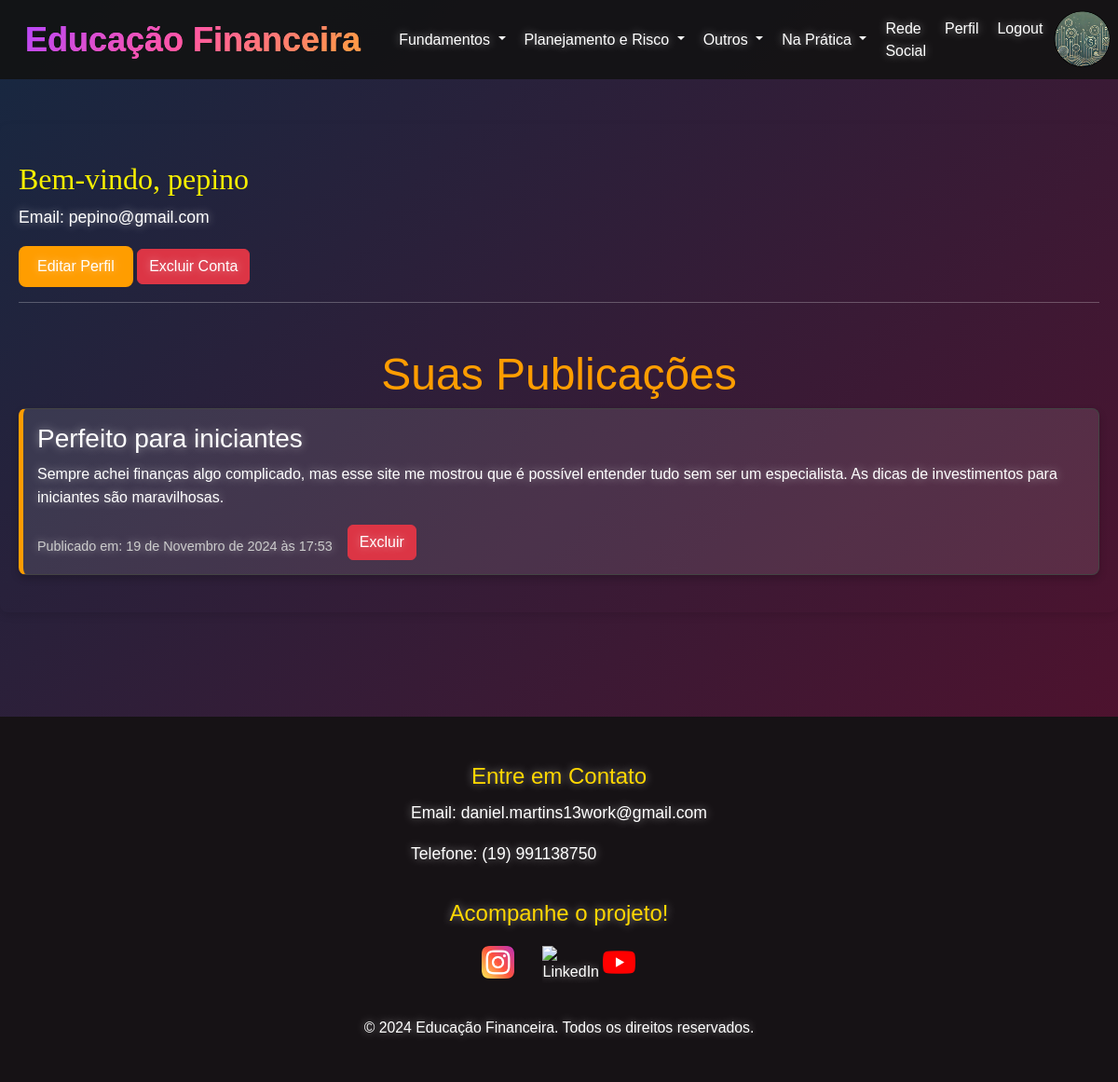
The page /profile/ (signed in) on the database its author committed.
### e_financ/models.py (models this page shows, shortened)
class Publicacao(models.Model):
    titulo = models.CharField(max_length=200)
    conteudo = models.TextField()
    usuario = models.ForeignKey(User, on_delete=models.CASCADE)
    data_publicacao = models.DateTimeField(auto_now_add=True)

### e_financ/views.py (the view)
# urls.py: path('profile/', views.profile_view, name='profile'),
@login_required
def profile_view(request):
    publicacoes = Publicacao.objects.filter(usuario=request.user).order_by('-data_publicacao')
    return render(request, 'profile.html', {'user': request.user, 'publicacoes': publicacoes})

### templates/profile.html (shortened to what this page needs)
{% extends 'base.html' %}
{% block content %}
<div class="container my-5">
    <h2>Bem-vindo, {{ user.username }}</h2>
    <p>Email: {{ user.email }}</p>
    <a href="{% url 'edit_profile' %}" class="btn btn-primary">Editar Perfil</a>
    <a href="{% url 'delete_profile' %}" class="btn btn-danger">Excluir Conta</a>
    <br>
    <hr>
    <h1 class="mt-5">Suas Publicações</h1>
    <ul class="list-unstyled">
        {% for publicacao in publicacoes %}
            <li class="publicacao-item d-flex align-items-start">
                <div>
                    <h3><b>{{ publicacao.titulo }}</b></h3>
                    <p>{{ publicacao.conteudo }}</p>
                    <div class="d-flex align-items-center">
                        <small class="me-3">Publicado em: {{ publicacao.data_publicacao }}</small>
                        <a href="{% url 'delete_publicacao' publicacao.id %}" class="btn btn-danger">Excluir</a>
                    </div>
                </div>
            </li>
        {% endfor %}
    </ul>
</div>
{% endblock %}

### static/style.css (style rules this page uses)
html { height: 100%; background: conic-gradient(from -60deg at 50% calc(100% / 3), #333333 0 120deg, #0000 0), conic-gradient(from 120deg at 50% calc(200% / 3), #333333 0 120deg, #0000 0), conic-gradient(from 60deg at calc(200% / 3), #333333 60deg, #2a2a2a 0 120deg, #0000 0), conic-gradient(from 180deg at calc(100% / 3), #1a1a1a 60deg, #333333 0 120deg, #0000 0), linear-gradient(90deg, #1a1a1a calc(100% / 6), #2a2a2a 0 50%, #1a1a1a 0 calc(500% / 6), #2a2a2a 0); background-size: calc(1.732 * 82px) 82px; }
body { font-family: 'Gotham', sans-serif; font-style: normal; text-align: left; font-weight: 100; color: #ffffff; text-shadow: 0 0 10px rgba(255, 255, 255, 0.5); margin: 0; padding: 0; height: auto; background: linear-gradient(-45deg, #2e4097, #680061, #583314, #4e122e, #162841); background-size: 400% 400%; animation: bg 10s ease infinite; color: #fff; }
body { margin: 0; }
b { font-family: 'Gotham-Bold', sans-serif; font-weight: normal; }
h1 { font-family: 'Gotham-Bold', sans-serif; font-size: 3em; color: #ff9d00; text-align: center; text-shadow: none; }
h2 { font-family: 'Gotham-Medium'; font-size: 2em; margin-top: 20px; color: #f7ef00; text-shadow: none; }
p { line-height: 1.6; font-size: 1.1em; text-align: left; color: #ffffff; }
.list-unstyled { padding-left: 0; list-style: none; }
.btn-primary { background-color: #ff9d00; border: none; transition: background-color 0.3s ease; }
:root { --primary-color: #007bff; --secondary-color: #6c757d; --accent-color: #ff9d00; --background-color: #f8f9fa; --text-color: #343a40; }
.container { max-width: 1200px; margin: 0 auto; padding: 20px; border-radius: 8px; box-shadow: 0 4px 8px rgba(0, 0, 0, 0.1); }
.btn-primary { background-color: var(--primary-color); border: none; color: #ffffff; padding: 10px 20px; border-radius: 4px; transition: background-color 0.3s ease; }
.btn-primary { background-color: #ff9d00; border: none; border-radius: 8px; transition: background-color 0.3s ease, transform 0.3s ease; }
.publicacao-item { border: 1px solid #444444; border-radius: 8px; padding: 15px; margin-bottom: 20px; background-color: rgba(255, 255, 255, 0.1); border-left: 5px solid #ff9d00; box-shadow: 0 4px 8px rgba(0, 0, 0, 0.2); transition: transform 0.3s ease, box-shadow 0.3s ease; }
.publicacao-item p { font-size: 1em; line-height: 1.6; color: #ffffff; }
.publicacao-item small { display: block; margin-top: 10px; color: #cccccc; font-size: 0.9em; }

### rows shown on the page
Publicacao: titulo "Perfeito para iniciantes", conteudo "Sempre achei finanças algo complicado, mas esse site me mostrou que é possível entender tudo sem ser um especialista. As dicas de investimentos para iniciantes são maravilhosas.", data_publicacao "19 de Novembro de 2024 às 17:53"

### other values the page prints
{{ user.username }} "pepino"
{{ user.email }} "pepino@gmail.com"
